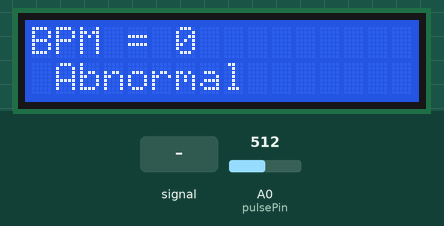
Bench run of a sketch on a simulated Arduino Uno, built with avr-gcc and run on an emulated ATmega328P. Parts: 16×2 character LCD. The inputs (shaded band) are chosen by the test bench; at power-on: A0 (pulsePin) = 512. The modem accepts every AT command (registered, SIM ready, sends succeed) and sends nothing else; what the sketch prints to the serial monitor is not drawn.

Above: at 13.3 s.
13.4 s: A0 (pulsePin) fed a 2 Hz sine of ±306 counts around its level
At 16.2 s:
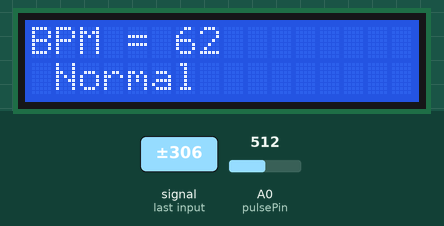
16.4 s: A0 (pulsePin) set to 535
At 19.2 s:
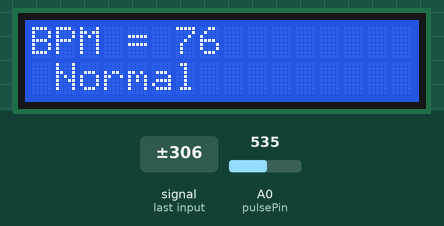
19.4 s: A0 (pulsePin) fed a 200 Hz sine of ±81 counts around its level
At 23.3 s:
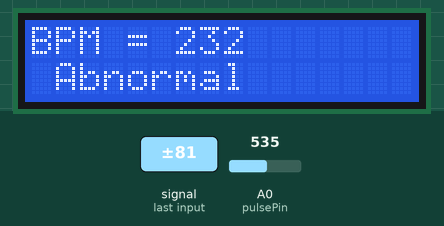
Timing chart, 0 to 24.8 s (numbered marks = the images above; inputs shaded):
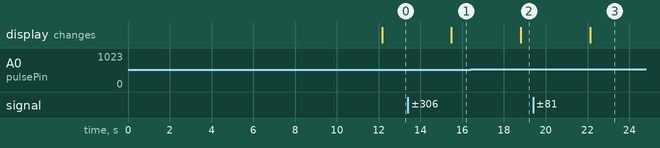

Measured:
- after the input at 13.4 s, the display: changes after 2.1 s (image 1)
- after the input at 16.4 s, the display: changes after 2.4 s (image 2)
- after the input at 19.4 s, the display: changes after 2.7 s (image 3)

The sketch:

pulse_monitor.ino
```cpp
#include <SoftwareSerial.h>
#include <LiquidCrystal_I2C.h>
#include <stdlib.h>

// ESP8266 configuration
SoftwareSerial esp8266(9, 10);
#define SSID "YOUR_WIFI_SSID"        // Replace with WiFi SSID
#define PASS "YOUR_WIFI_PASSWORD"    // Replace with WiFi Password
#define IP "184.106.153.149"         // ThingSpeak IP
String msg = "GET /update?key=YOUR_API_KEY"; // Replace with your ThingSpeak API key

// LCD setup
LiquidCrystal_I2C lcd(0x27, 16, 2);

// Pulse sensor pins
int pulsePin = 0;
int blinkPin = 7;
int fadePin = 5;
int fadeRate = 0;

// Heartbeat-related variables
volatile int BPM;
volatile int Signal;
volatile int IBI = 600;
volatile boolean Pulse = false;
volatile boolean QS = false;
volatile int rate[10];

// Timing variables
volatile unsigned long sampleCounter = 0;
volatile unsigned long lastBeatTime = 0;

// Peak/trough detection
volatile int P = 512;
volatile int T = 512;
volatile int thresh = 525;
volatile int amp = 100;

// Flags
volatile boolean firstBeat = true;
volatile boolean secondBeat = false;

// Error handling
int error;

void setup() {
  lcd.begin(16, 2);
  lcd.backlight();
  lcd.print("Connecting...");

  Serial.begin(9600);
  esp8266.begin(9600);

  esp8266.println("AT");
  delay(5000);

  if (esp8266.find("OK")) {
    connectWiFi();
  }

  interruptSetup(); // Timer2 for heartbeat interrupts
}

void loop() {
  lcd.clear();
start:
  error = 0;

  lcd.setCursor(0, 0);
  lcd.print("BPM = ");
  lcd.print(BPM);

  lcd.setCursor(0, 1);
  if (BPM < 100 && BPM > 60) {
    lcd.print(" Normal");
  } else {
    lcd.print(" Abnormal");
  }

  delay(1000);
  updatebeat();

  if (error == 1) {
    goto start; // Retry if WiFi error
  }

  delay(1000);
}

// Send BPM data to ThingSpeak
void updatebeat() {
  String cmd = "AT+CIPSTART=\"TCP\",\"";
  cmd += IP;
  cmd += "\",80";

  esp8266.println(cmd);
  delay(200);

  if (esp8266.find("Error")) return;

  cmd = msg;
  cmd += "&field1=";
  cmd += BPM;
  cmd += "\r\n";

  Serial.println(BPM);

  esp8266.print("AT+CIPSEND=");
  esp8266.println(cmd.length());

  if (esp8266.find(">")) {
    esp8266.print(cmd);
  } else {
    esp8266.println("AT+CIPCLOSE");
    error = 1;
  }
}

// Connect ESP8266 to WiFi
boolean connectWiFi() {
  esp8266.println("AT+CWMODE=1");
  delay(2000);

  String cmd = "AT+CWJAP=\"";
  cmd += SSID;
  cmd += "\",\"";
  cmd += PASS;
  cmd += "\"";

  esp8266.println(cmd);
  delay(5000);

  return esp8266.find("OK");
}

// Timer2 interrupt setup
void interruptSetup() {
  TCCR2A = 0x02;
  TCCR2B = 0x06;
  OCR2A = 0x7C;
  TIMSK2 = 0x02;
  sei();
}

// Timer2 ISR for pulse detection
ISR(TIMER2_COMPA_vect) {
  cli();

  Signal = analogRead(pulsePin);
  sampleCounter += 2;
  int N = sampleCounter - lastBeatTime;

  if (Signal < thresh && N > (IBI / 5) * 3) {
    if (Signal < T) T = Signal;
  }

  if (Signal > thresh && Signal > P) {
    P = Signal;
  }

  if (N > 250) {
    if ((Signal > thresh) && (Pulse == false) && (N > (IBI / 5) * 3)) {
      Pulse = true;
      digitalWrite(blinkPin, HIGH);

      IBI = sampleCounter - lastBeatTime;
      lastBeatTime = sampleCounter;

      if (secondBeat) {
        secondBeat = false;
        for (int i = 0; i <= 9; i++) rate[i] = IBI;
      }

      if (firstBeat) {
        firstBeat = false;
        secondBeat = true;
        sei();
        return;
      }

      word runningTotal = 0;
      for (int i = 0; i <= 8; i++) {
        rate[i] = rate[i + 1];
        runningTotal += rate[i];
      }
      rate[9] = IBI;
      runningTotal += rate[9];
      runningTotal /= 10;
      BPM = 60000 / runningTotal;
      QS = true;
    }
  }

  if (Signal < thresh && Pulse == true) {
    digitalWrite(blinkPin, LOW);
    Pulse = false;
    amp = P - T;
    thresh = amp / 2 + T;
    P = thresh;
    T = thresh;
  }

  if (N > 2500) {
    thresh = 512;
    P = 512;
    T = 512;
    lastBeatTime = sampleCounter;
    firstBeat = true;
    secondBeat = false;
  }

  sei();
}
```
